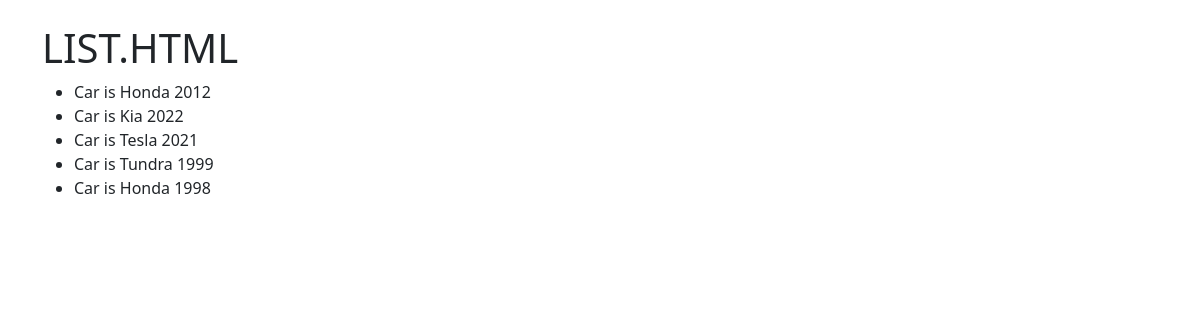
The app's page /car/list/, older data.
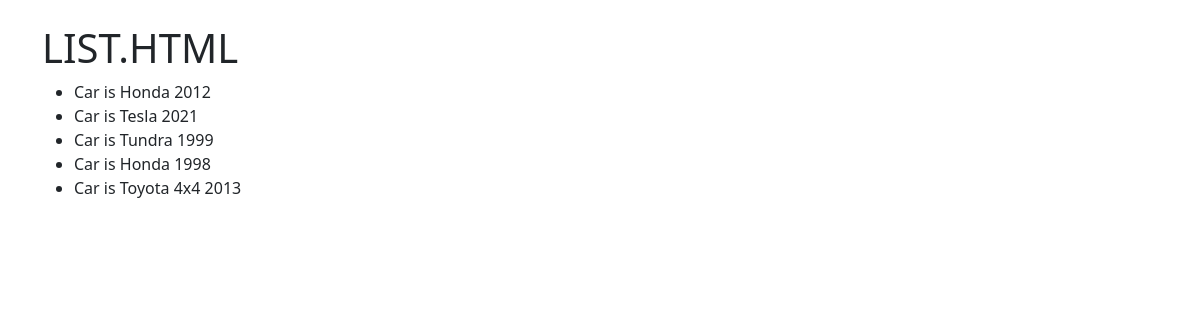
The same page, newer data.
### car/models.py (models this page shows)
class Car(models.Model):
    brand = models.CharField(max_length=90)
    year = models.IntegerField()
    def __str__(self):
        return f"Car is {self.brand} {self.year}"

### car/views.py (the view)
# urls.py: path('list/', views.list, name='list'),
def list(request):
    all_cars = models.Car.objects.all()
    context = {'all_cars':all_cars}
    return render(request,'car/list.html', context=context)

### car/templates/car/list.html
{% extends "base.html" %}
{% block content%}
<div class="container">
    <h1>LIST.HTML</h1>
    <ul>
        {% for car in all_cars %}
            <li>{{car}}</li>
        {% endfor %}
    </ul>
</div>
{% endblock%}

### templates/base.html (shortened to what this page needs)
<html lang="en">
<head>
    <link href="https://cdn.jsdelivr.net/npm/bootstrap@5.2.1/dist/css/bootstrap.min.css" rel="stylesheet">
</head>
<body>
        <div class="container-fluid">
          <button class="navbar-toggler" type="button" data-bs-toggle="collapse" data-bs-target="#navbarNavAltMarkup" aria-controls="navbarNavAltMarkup" aria-expanded="false" aria-label="Toggle navigation">
            <span class="navbar-toggler-icon"></span>
          </button>
        </div>
      {% block content %}
      {% endblock %}
</body>
</html>

Row changes from the older to the newer data that the page shows:
removed Car: brand+year "Car is Kia 2022"
added Car: brand+year "Car is Toyota 4x4 2013"
